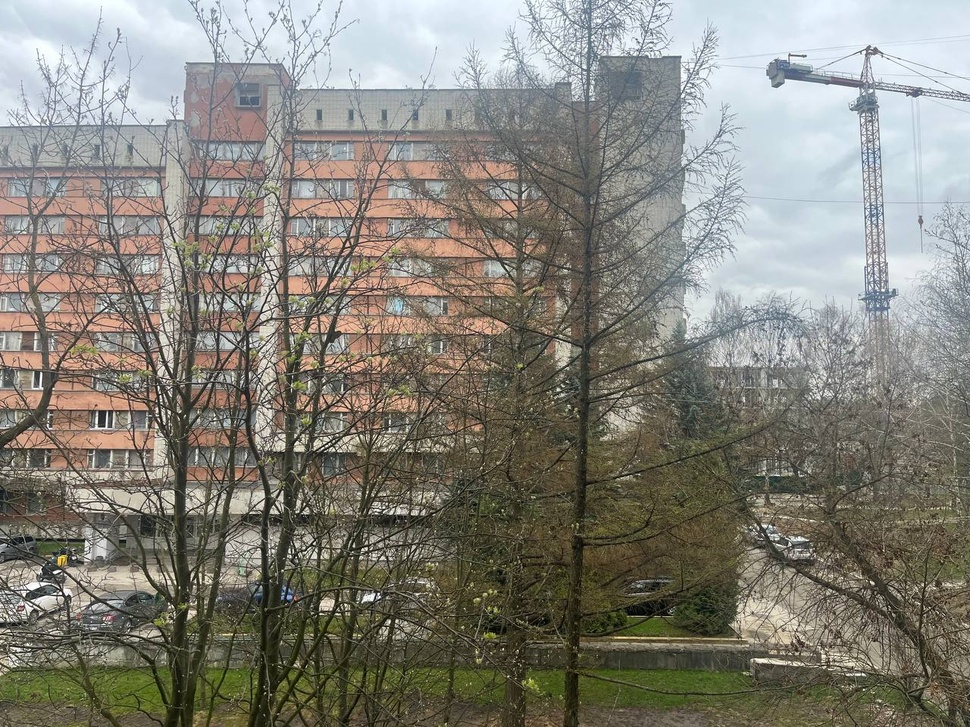
#> input picture L3/left.jpg, 970 x 727 px, shrunk from 1280 x 960 before the run
$ python 1.py
#> lines starting #> are read from the running program, lines starting #| are printed output that depends on the picture
import cv2
import numpy as np
import matplotlib.pyplot as plt


def create_panorama(img_left_path, img_right_path):
    # 1. Завантаження зображень
#> called with img_left_path = 'left.jpg', img_right_path = 'right.jpg'
    img_left = cv2.imread(img_left_path)
#> img_left is the input picture: shape (727, 970, 3); mean B, G, R 121.7, 130.6, 132.6
    img_right = cv2.imread(img_right_path)
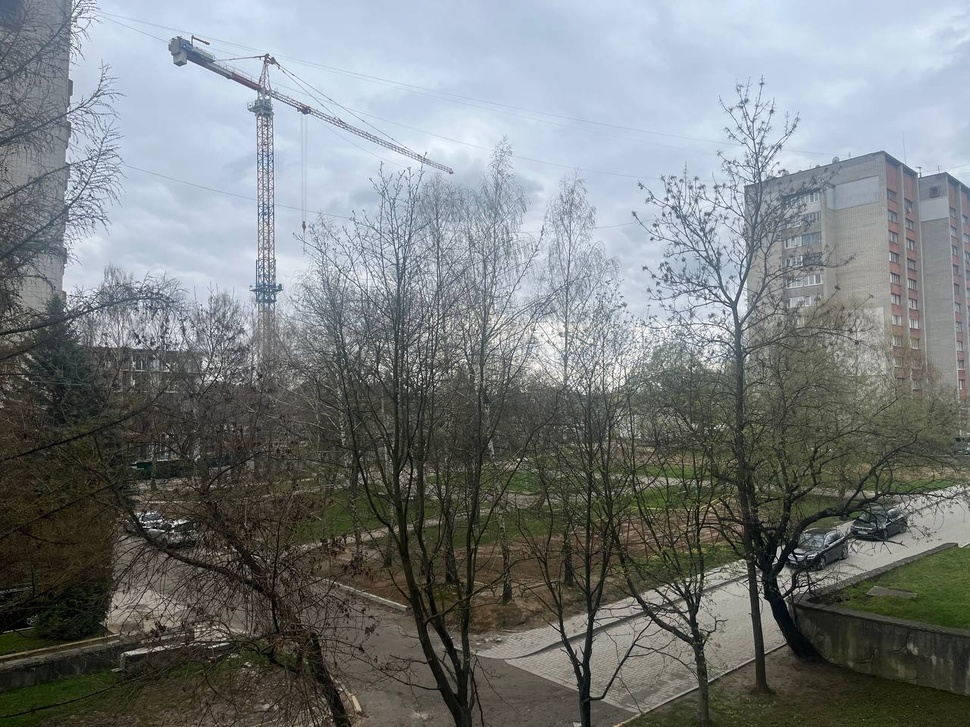
#> input picture L3/right.jpg, 970 x 727 px, shrunk from 1280 x 960 before the run
#> img_right is the input picture: shape (727, 970, 3); mean B, G, R 125.9, 125.1, 120.2

    if img_left is None or img_right is None:
        print(
            f"Помилка: Не вдалося завантажити фото. Перевір чи існують файли '{img_left_path}' та '{img_right_path}'.")
        return

    # Конвертуємо кольори для Matplotlib
    img_left_rgb = cv2.cvtColor(img_left, cv2.COLOR_BGR2RGB)
    img_right_rgb = cv2.cvtColor(img_right, cv2.COLOR_BGR2RGB)

    # Переводимо в градації сірого для SIFT
    gray_left = cv2.cvtColor(img_left, cv2.COLOR_BGR2GRAY)
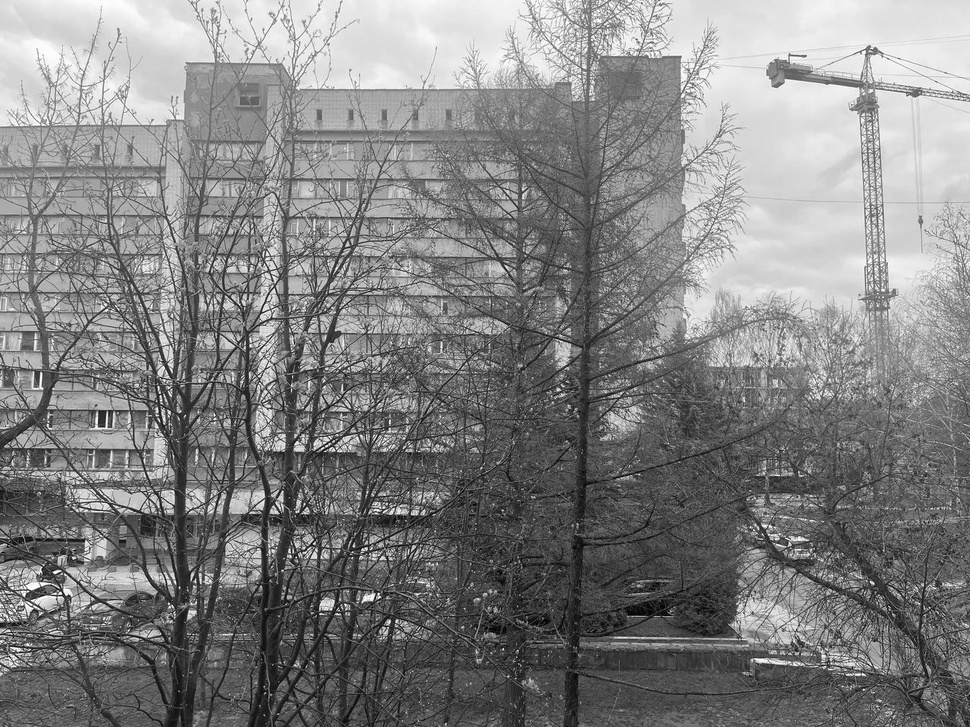
#> gray_left: shape (727, 970); min 0, max 255, mean 130.2
    gray_right = cv2.cvtColor(img_right, cv2.COLOR_BGR2GRAY)
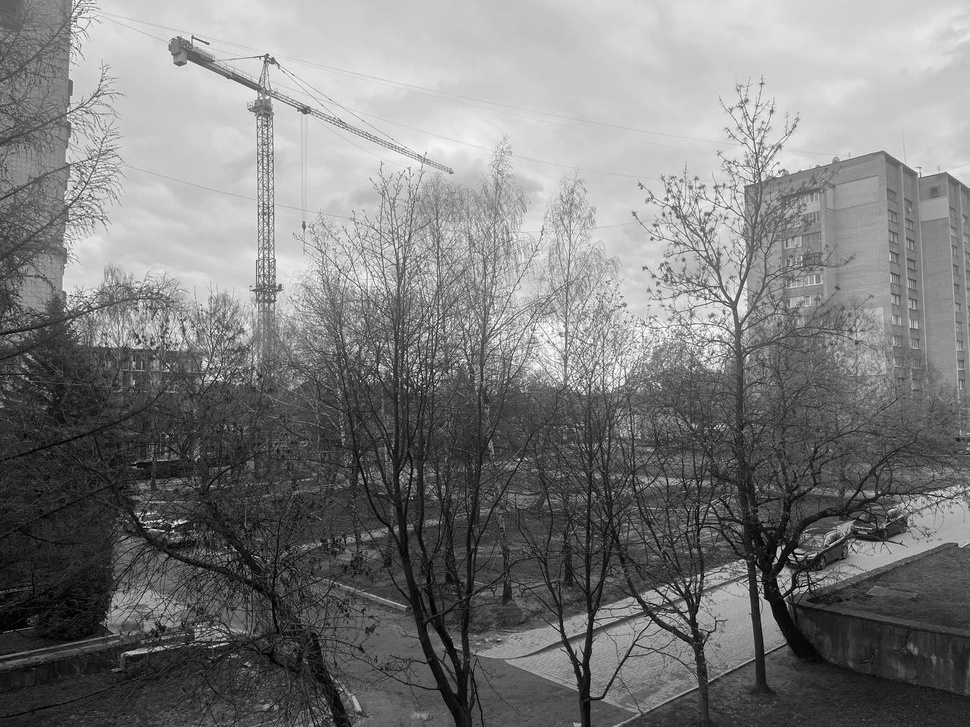
#> gray_right: shape (727, 970); min 0, max 255, mean 123.7

    #Знаходження ознак (SIFT)
    print("Шукаємо ключові точки...")
    sift = cv2.SIFT_create()
    keypoints_left, descriptors_left = sift.detectAndCompute(gray_left, None)
#> keypoints_left = 7329 keypoints; strongest (x, y, size): (60, 593, 1.9), (55, 572, 2.5), (354, 546, 1.8), (73, 558, 2.1)
    keypoints_right, descriptors_right = sift.detectAndCompute(gray_right, None)
#> keypoints_right = 4577 keypoints; strongest (x, y, size): (148, 513, 2.1), (175, 523, 2.3), (519, 459, 1.9), (699, 576, 2.5)

    #Співставлення ознак
    bf = cv2.BFMatcher(cv2.NORM_L2, crossCheck=False)
    raw_matches = bf.knnMatch(descriptors_left, descriptors_right, k=2)
#> raw_matches = 7329 matches

    good_matches = []
    for m, n in raw_matches:
        if m.distance < 0.75 * n.distance:
            good_matches.append(m)
#> after the loop, good_matches = 112 matches

    print(f"Знайдено надійних спільних точок: {len(good_matches)}")
#| Знайдено надійних спільних точок: 112

    img_matches = cv2.drawMatches(img_left_rgb, keypoints_left, img_right_rgb, keypoints_right,
                                  good_matches[:50], None, flags=cv2.DrawMatchesFlags_NOT_DRAW_SINGLE_POINTS)
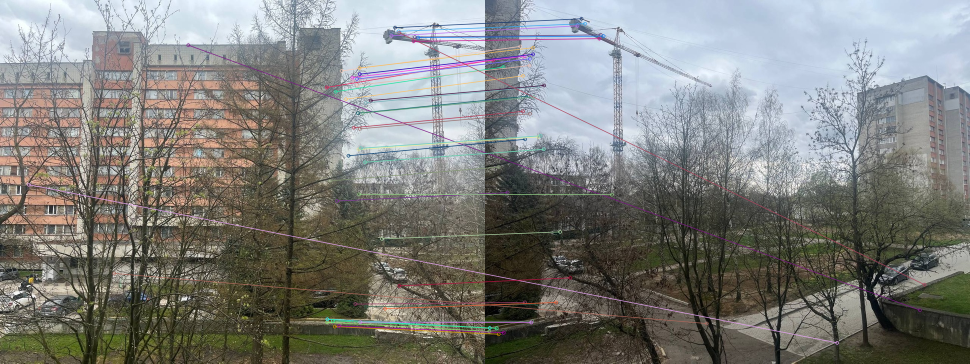
#> img_matches: shape (727, 1940, 3) (shown at 1/2 size); mean R, G, B 126.6, 127.4, 123.9

    # 4. Трансформація (RANSAC) та Зшивання
    if len(good_matches) > 4:
        #Шукаємо матрицю від ПРАВОГО фото до ЛІВОГО
        # m.trainIdx - це точки правого фото, m.queryIdx - лівого
        src_pts = np.float32([keypoints_right[m.trainIdx].pt for m in good_matches]).reshape(-1, 1, 2)
#> src_pts = 112 rows, first 8: [703.9, 685.3], [443.1, 646.7], [869.3, 619.9], [15.92, 119.4], [7.8, 662.5], [8.93, 655.5], [8.93, 655.5], [26.37, 333.6]
        dst_pts = np.float32([keypoints_left[m.queryIdx].pt for m in good_matches]).reshape(-1, 1, 2)
#> dst_pts = 112 rows, first 8: [57.16, 368.9], [227.8, 546.3], [376.2, 89.88], [653.1, 174.4], [653.6, 644], [654.4, 637.9], [654.4, 637.9], [659.5, 361.3]

        M, mask = cv2.findHomography(src_pts, dst_pts, cv2.RANSAC, 5.0)
#> M = [[0.187, 0.00654, 629.3], [-0.34, 0.825, 81.36], [-0.000807, -3.35e-05, 1]]; mask = 112 values, max 1 at index 4, min 0 at index 0, mean 0.714

        h_left, w_left = img_left.shape[:2]
#> h_left = 727; w_left = 970
        h_right, w_right = img_right.shape[:2]
#> h_right = 727; w_right = 970

        width_pano = w_left + w_right
#> width_pano = 1940
        height_pano = max(h_left, h_right) * 2  # Беремо з запасом по висоті, якщо є нахил
#> height_pano = 1454

        # Деформуємо ПРАВЕ фото, натягуючи його на координати лівого
        print("Склеюємо панораму...")
        pano = cv2.warpPerspective(img_right_rgb, M, (width_pano, height_pano))
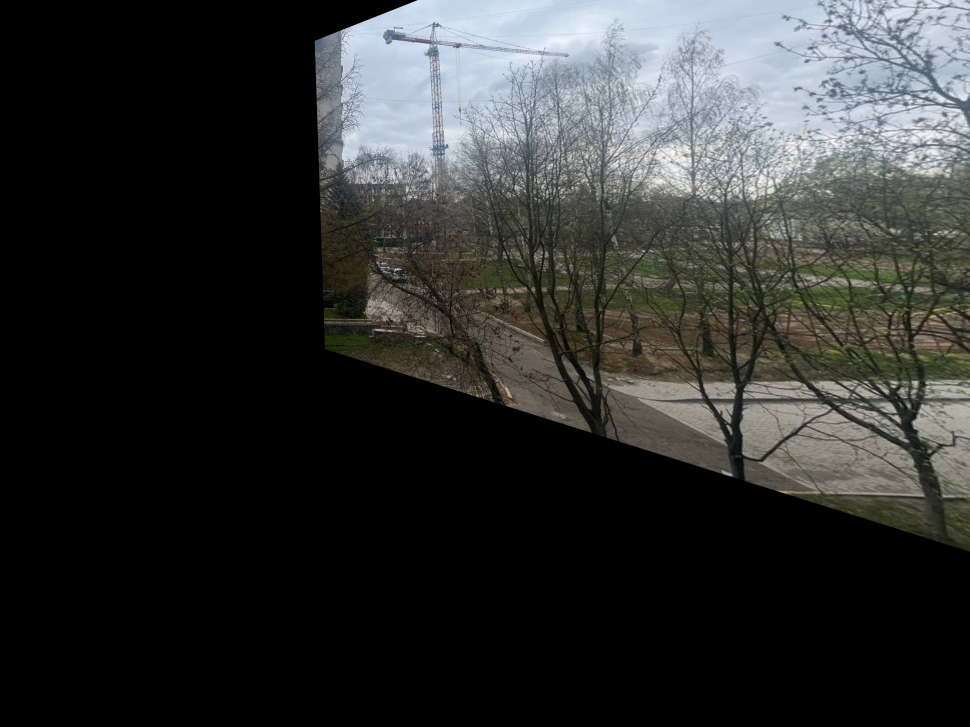
#> pano: shape (1454, 1940, 3) (shown at 1/2 size); mean R, G, B 48.1, 49.4, 48.6

        # ЛІВЕ фото вставляємо на початок координат
        pano[0:h_left, 0:w_left] = img_left_rgb
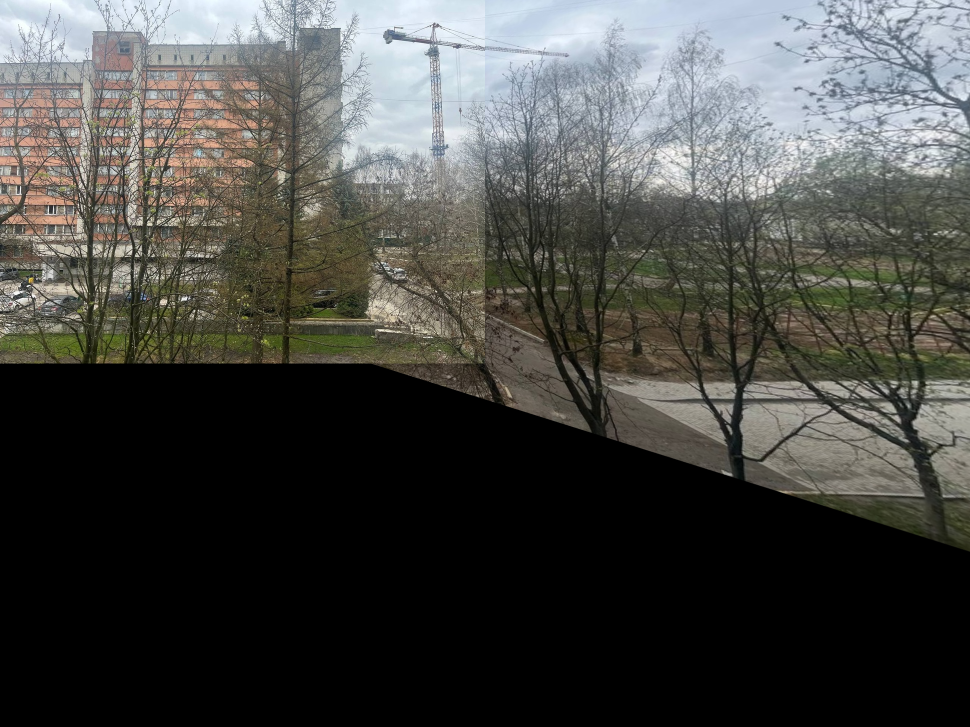
#> pano: shape (1454, 1940, 3) (shown at 1/2 size); mean R, G, B 71.8, 72.3, 69.1

        #Візуалізація
        print("Готово! Відкриваю графіки...")
        plt.figure(figsize=(14, 10))

        plt.subplot(2, 1, 1)
        plt.imshow(img_matches)
        plt.title(f'Співставлення ознак (Знайдено {len(good_matches)} точок)')
        plt.axis('off')

        plt.subplot(2, 1, 2)
        plt.imshow(pano)
        plt.title('Готова панорама (Без обрізки країв)')
        plt.axis('off')

        plt.tight_layout()
        plt.show()

    else:
        print("ПОМИЛКА: Недостатньо спільних точок.")


create_panorama('left.jpg', 'right.jpg')
